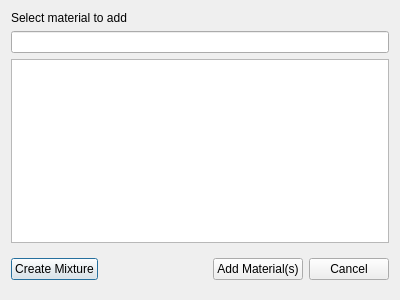
<?xml version="1.0" encoding="UTF-8"?>
<ui version="4.0">
 <class>MaterialAddDialog</class>
 <widget class="QDialog" name="MaterialAddDialog">
  <property name="geometry">
   <rect>
    <x>0</x>
    <y>0</y>
    <width>400</width>
    <height>300</height>
   </rect>
  </property>
  <property name="windowTitle">
   <string>Add Mateiral</string>
  </property>
  <layout class="QVBoxLayout" name="verticalLayout">
   <item>
    <widget class="QLabel" name="label">
     <property name="text">
      <string>Select material to add</string>
     </property>
    </widget>
   </item>
   <item>
    <widget class="QLineEdit" name="filter"/>
   </item>
   <item>
    <widget class="QListWidget" name="list">
     <property name="selectionMode">
      <enum>QAbstractItemView::ExtendedSelection</enum>
     </property>
    </widget>
   </item>
   <item>
    <widget class="QWidget" name="widget" native="true">
     <layout class="QHBoxLayout" name="horizontalLayout_2">
      <property name="leftMargin">
       <number>0</number>
      </property>
      <property name="rightMargin">
       <number>0</number>
      </property>
      <item>
       <widget class="QPushButton" name="createMixture">
        <property name="text">
         <string>Create Mixture</string>
        </property>
       </widget>
      </item>
      <item>
       <spacer name="horizontalSpacer">
        <property name="orientation">
         <enum>Qt::Horizontal</enum>
        </property>
        <property name="sizeHint" stdset="0">
         <size>
          <width>208</width>
          <height>20</height>
         </size>
        </property>
       </spacer>
      </item>
      <item>
       <widget class="QPushButton" name="addMaterials">
        <property name="text">
         <string>Add Material(s)</string>
        </property>
       </widget>
      </item>
      <item>
       <widget class="QPushButton" name="cancel">
        <property name="text">
         <string>Cancel</string>
        </property>
       </widget>
      </item>
     </layout>
    </widget>
   </item>
  </layout>
 </widget>
 <resources/>
 <connections>
  <connection>
   <sender>cancel</sender>
   <signal>clicked()</signal>
   <receiver>MaterialAddDialog</receiver>
   <slot>reject()</slot>
   <hints>
    <hint type="sourcelabel">
     <x>353</x>
     <y>269</y>
    </hint>
    <hint type="destinationlabel">
     <x>199</x>
     <y>149</y>
    </hint>
   </hints>
  </connection>
 </connections>
</ui>
